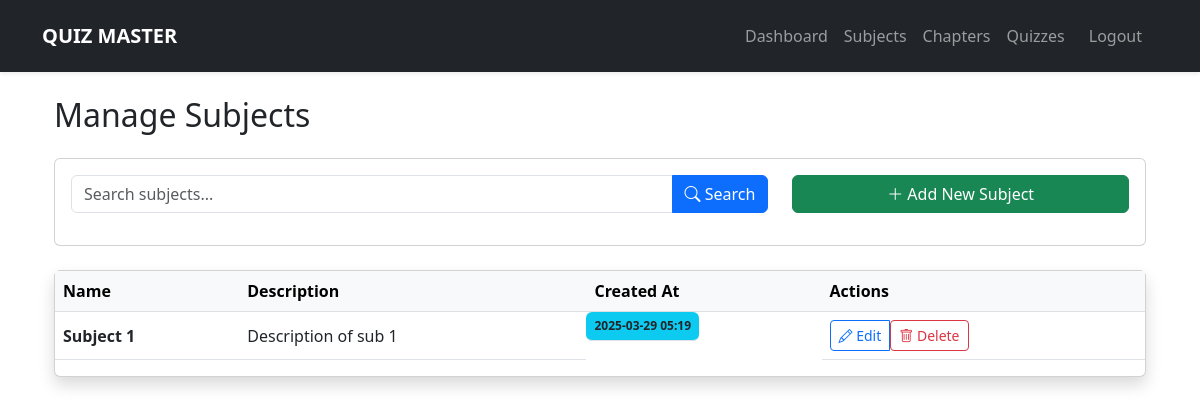
The page /admin/subjects (signed in) on the database as committed earlier.
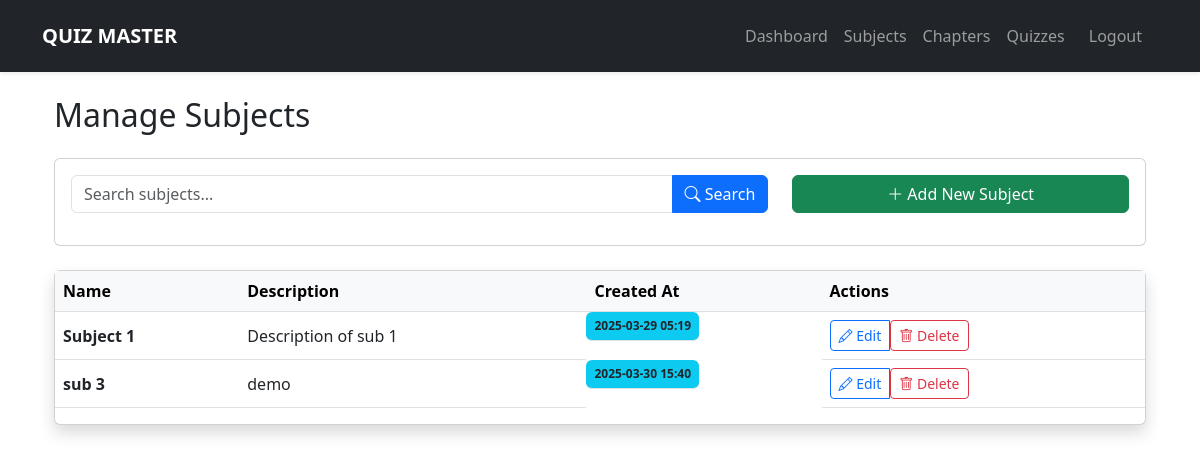
The same page on the database as committed later.
### models.py (models this page shows)
class Subject(db.Model):
    id = db.Column(db.Integer, primary_key=True)
    name = db.Column(db.String(100), nullable=False)
    description = db.Column(db.Text)
    chapters = db.relationship('Chapter', backref='subject', lazy=True)
    created_at = db.Column(db.DateTime, default=datetime.utcnow)

### app.py (the view)
@app.route('/admin/subjects', methods=['GET', 'POST'])
@login_required
def manage_subjects():
    if not current_user.is_admin:
        return redirect(url_for('index'))
    form = SubjectForm()
    search_query = request.args.get('search', '')
    if form.validate_on_submit():
        subject = Subject(name=form.name.data, description=form.description.data)
        db.session.add(subject)
        db.session.commit()
        flash('Subject created successfully!', 'success')
        return redirect(url_for('manage_subjects'))
    query = Subject.query
    if search_query:
        query = query.filter(db.or_(
            Subject.name.ilike(f'%{search_query}%'),
            Subject.description.ilike(f'%{search_query}%')
        ))
    subjects = query.order_by(Subject.name).all()
    return render_template('admin/manage_subjects.html',
                         form=form,
                         subjects=subjects,
                         search_query=search_query)

### forms.py
class SubjectForm(FlaskForm):
    name = StringField('Subject Name', validators=[DataRequired()])
    description = TextAreaField('Description')
    submit = SubmitField('Save Subject')

### app.py (called while the page is built)
@app.template_filter('datetimeformat')
def datetimeformat(value, fmt='%Y-%m-%d %H:%M'):
    if not value:
        return ""
    try:
        return value.strftime(fmt)
    except AttributeError:
        return ""

@login_manager.user_loader
def load_user(user_id):
    return User.query.get(int(user_id))

### templates/admin/manage_subjects.html (shortened to what this page needs)
{% extends "base.html" %}
{% block content %}
<div class="container-fluid">
    <h2 class="mb-4">Manage Subjects</h2>
    <div class="card mb-4">
        <div class="card-body">
            <div class="row">
                <div class="col-md-8">
                    <form method="GET" class="mb-3">
                        <div class="input-group">
                            <input type="text" class="form-control"
                                   name="search"
                                   placeholder="Search subjects..."
                                   value="{{ search_query }}">
                            <button class="btn btn-primary" type="submit">
                                <i class="bi bi-search"></i> Search
                            </button>
                        </div>
                    </form>
                </div>
                <div class="col-md-4">
                    <button class="btn btn-success w-100"
                            data-bs-toggle="modal"
                            data-bs-target="#newSubjectModal">
                        <i class="bi bi-plus-lg"></i> Add New Subject
                    </button>
                </div>
            </div>
        </div>
    </div>
    <div class="card shadow">
        <div class="card-body p-0">
            <div class="table-responsive">
                <table class="table table-hover align-middle">
                    <thead class="table-light">
                        <tr>
                            <th>Name</th>
                            <th>Description</th>
                            <th>Created At</th>
                            <th>Actions</th>
                        </tr>
                    </thead>
                    <tbody>
                        {% for subject in subjects %}
                        <tr>
                            <td class="fw-bold">{{ subject.name }}</td>
                            <td>{{ subject.description|truncate(100) }}</td>
                            <td class="badge bg-info">{{ subject.created_at|datetimeformat }}</td>
                            <td>
                                <div class="btn-group">
                                    <button class="btn btn-sm btn-outline-primary"
                                            data-bs-toggle="modal"
                                            data-bs-target="#editSubjectModal{{ subject.id }}">
                                        <i class="bi bi-pencil"></i> Edit
                                    </button>
                                    <form method="POST"
                                          action="{{ url_for('delete_subject', subject_id=subject.id) }}">
                                        <button type="submit" class="btn btn-sm btn-outline-danger"
                                                onclick="return confirm('Delete this subject and all related content?')">
                                            <i class="bi bi-trash"></i> Delete
                                        </button>
                                    </form>
                                </div>
                            </td>
                        </tr>
                        {% endfor %}
                    </tbody>
                </table>
            </div>
        </div>
    </div>
</div>
{% endblock %}

Rows that differ between the two databases and show on the page:
added Subject: name "sub 3", description "demo", created_at "2025-03-30 15:40"
